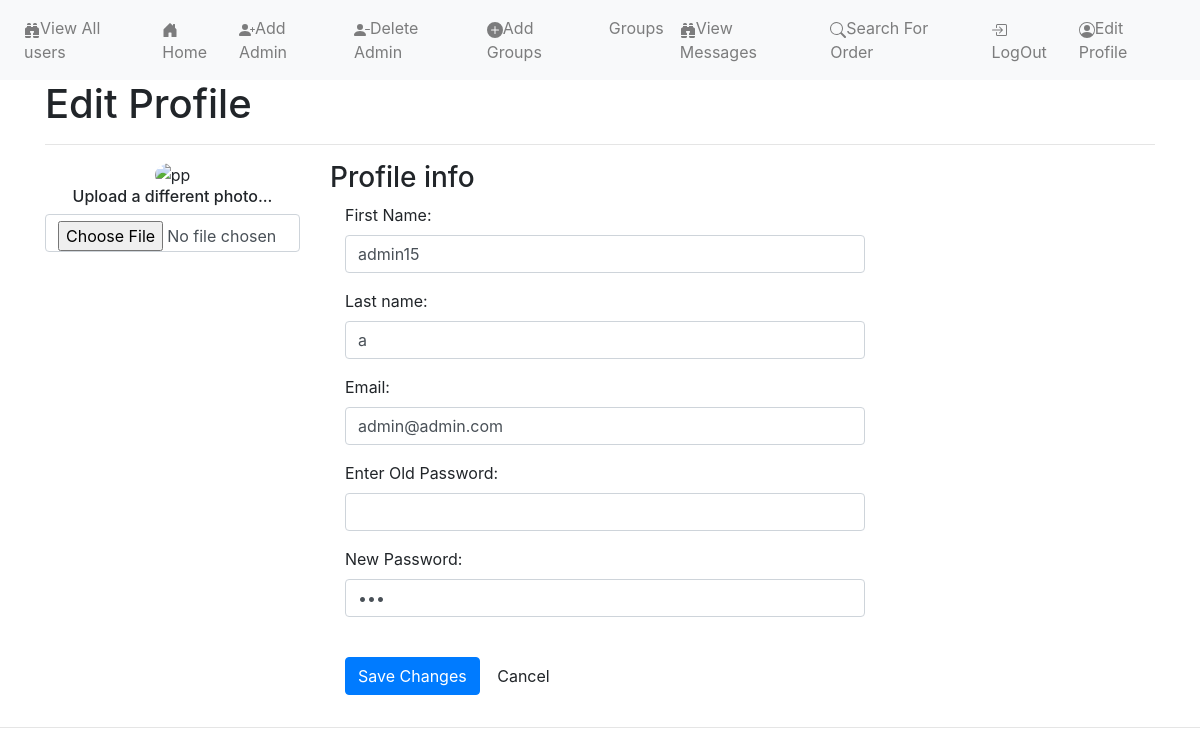
The page /profile.php (signed in) on the database its author committed.
### tables this page shows
CREATE TABLE `data` (
  `id` int(11) NOT NULL,
  `First_Name` varchar(40) NOT NULL,
  `Last_Name` varchar(40) NOT NULL,
  `Email` varchar(100) NOT NULL,
  `Password` varchar(50) NOT NULL,
  `Gender` varchar(11) NOT NULL,
  `type` varchar(11) NOT NULL,
  `Photo_Name` varchar(512) NOT NULL
);

### profile.php (the view, shortened to what this page needs)
<?php
require_once("navbar.php");
include("connectionproject.php");
$id = $_SESSION['id'];
$sql = "SELECT * FROM data WHERE id='$id'";
$result = mysqli_query($conn,$sql);
$row = mysqli_fetch_array($result);
?>
<html lang="en"><head>
    <link rel="stylesheet" href="https://cdn.jsdelivr.net/npm/bootstrap@4.5.3/dist/css/bootstrap.min.css">
     <link rel="stylesheet" href="https://stackpath.bootstrapcdn.com/bootstrap/4.4.1/css/bootstrap.min.css">
  <body>
    <link rel="stylesheet" href="https://cdn.jsdelivr.net/npm/bootstrap@4.5.3/dist/css/bootstrap.min.css">
    <link rel="stylesheet" type="text/css" href="project.css">
    <link rel="stylesheet" href="https://cdn.jsdelivr.net/npm/bootstrap@4.5.3/dist/css/bootstrap.min.css">
    <link rel="stylesheet" type="text/css" href="project.css">
  <div class="container">
    <h1>Edit Profile</h1>
  	<hr>
	<div class="row">
      <div class="col-md-3">
        <div class="text-center">
          <?php if($row['Photo_Name']==0)
          {
           echo" <img src='https://aui.atlassian.com/aui/8.6/docs/images/avatar-person.svg' style='vertical-align: middle;
         width: 120px;
         height: 120px;
           border-radius: 50%;'>
          ";
          }
          else
          {
     echo"<img src='{$row['Photo_Name']}' alt='pp' style='vertical-align: middle;
  width: 120px;
  height: 120px;
  border-radius: 50%;'>
  ";}
  ?>
   <form method="post">
          <h6>Upload a different photo...</h6>
          <input type="file" class="form-control" name="photo" value="<?php echo $row['Photo_Name']?>;">
        </div>
      </div>
      <div class="col-md-9 personal-info">
        <h3>Profile info</h3>
          <div class="form-group">
            <label class="col-lg-3 control-label">First Name:</label>
            <div class="col-lg-8">
              <input class="form-control" name="fn" type="text" value="<?php echo $row['First_Name'];?>">
            </div>
          </div>
          <div class="form-group">
            <label class="col-lg-3 control-label">Last name:</label>
            <div class="col-lg-8">
              <input class="form-control" type="text" name="ln" value="<?php echo $row['Last_Name'];?>">
            </div>
          </div>
          <div class="form-group">
            <label class="col-lg-3 control-label">Email:</label>
            <div class="col-lg-8">
              <input class="form-control" name="email" type="text" value="<?php echo $row['Email'];?>">
            </div>
          </div>
          <div class="form-group">
            <label class="col-md-3 control-label">Enter Old Password:</label>
            <div class="col-md-8">
              <input class="form-control" name="oldpass" type="password" value="">
            </div>
          </div>
          <div class="form-group">
            <label class="col-md-3 control-label">New Password:</label>
            <div class="col-md-8">
              <input name="newpass" class="form-control" type="password" value="<?php echo $row['Password'];?>">
            </div>
          </div>
          <div class="form-group">
            <div class="col-md-8">
              <input type="submit" name="save" class="btn btn-primary" value="Save Changes">
              <input type="reset" class="btn btn-default" value="Cancel">
            </div>
          </div>
      </div>
  </div>
</div>
<hr>
</body>
</html>

### rows shown on the page
data: fn "admin15", ln "a", email "admin@admin.com"
